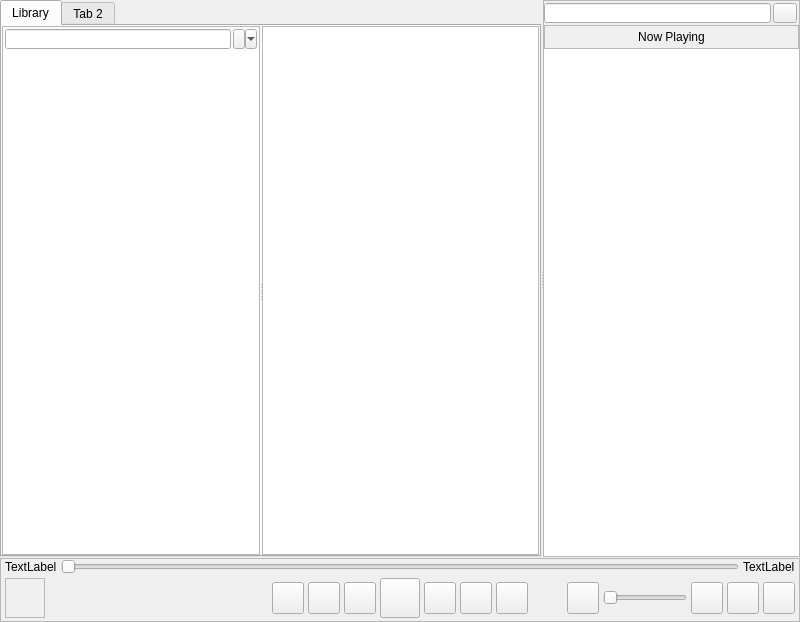
<?xml version="1.0" encoding="UTF-8"?>
<ui version="4.0">
 <class>MainWindow</class>
 <widget class="QMainWindow" name="MainWindow">
  <property name="geometry">
   <rect>
    <x>0</x>
    <y>0</y>
    <width>800</width>
    <height>622</height>
   </rect>
  </property>
  <property name="windowTitle">
   <string>Apollo</string>
  </property>
  <widget class="QWidget" name="MW_WDG_centeral_widget">
   <layout class="QGridLayout" name="gridLayout_6">
    <property name="leftMargin">
     <number>0</number>
    </property>
    <property name="topMargin">
     <number>0</number>
    </property>
    <property name="rightMargin">
     <number>0</number>
    </property>
    <property name="bottomMargin">
     <number>0</number>
    </property>
    <property name="spacing">
     <number>0</number>
    </property>
    <item row="0" column="0">
     <widget class="QSplitter" name="MW_VSP_mainsplitter">
      <property name="orientation">
       <enum>Qt::Vertical</enum>
      </property>
      <property name="handleWidth">
       <number>1</number>
      </property>
      <widget class="QSplitter" name="MW_HSP_subwindows">
       <property name="sizePolicy">
        <sizepolicy hsizetype="Expanding" vsizetype="Preferred">
         <horstretch>1</horstretch>
         <verstretch>0</verstretch>
        </sizepolicy>
       </property>
       <property name="orientation">
        <enum>Qt::Horizontal</enum>
       </property>
       <property name="handleWidth">
        <number>2</number>
       </property>
       <widget class="QTabWidget" name="SubW_TABWG_MainTab">
        <property name="sizePolicy">
         <sizepolicy hsizetype="Expanding" vsizetype="Expanding">
          <horstretch>1</horstretch>
          <verstretch>1</verstretch>
         </sizepolicy>
        </property>
        <property name="minimumSize">
         <size>
          <width>541</width>
          <height>535</height>
         </size>
        </property>
        <property name="currentIndex">
         <number>0</number>
        </property>
        <widget class="QWidget" name="LBT_WDG_main">
         <attribute name="title">
          <string>Library</string>
         </attribute>
         <layout class="QGridLayout" name="gridLayout_4">
          <property name="leftMargin">
           <number>0</number>
          </property>
          <property name="topMargin">
           <number>0</number>
          </property>
          <property name="rightMargin">
           <number>0</number>
          </property>
          <property name="bottomMargin">
           <number>0</number>
          </property>
          <property name="spacing">
           <number>0</number>
          </property>
          <item row="0" column="0">
           <widget class="QSplitter" name="LBT_HSP_main">
            <property name="orientation">
             <enum>Qt::Horizontal</enum>
            </property>
            <property name="handleWidth">
             <number>2</number>
            </property>
            <widget class="QFrame" name="LBT_FR_grouping">
             <property name="frameShape">
              <enum>QFrame::StyledPanel</enum>
             </property>
             <property name="frameShadow">
              <enum>QFrame::Raised</enum>
             </property>
             <layout class="QGridLayout" name="gridLayout">
              <property name="leftMargin">
               <number>0</number>
              </property>
              <property name="topMargin">
               <number>0</number>
              </property>
              <property name="rightMargin">
               <number>0</number>
              </property>
              <property name="bottomMargin">
               <number>0</number>
              </property>
              <property name="horizontalSpacing">
               <number>4</number>
              </property>
              <property name="verticalSpacing">
               <number>0</number>
              </property>
              <item row="0" column="0">
               <widget class="QFrame" name="LBT_FR_search_group">
                <property name="minimumSize">
                 <size>
                  <width>0</width>
                  <height>24</height>
                 </size>
                </property>
                <property name="maximumSize">
                 <size>
                  <width>16777215</width>
                  <height>24</height>
                 </size>
                </property>
                <layout class="QHBoxLayout" name="horizontalLayout_3">
                 <property name="spacing">
                  <number>2</number>
                 </property>
                 <property name="leftMargin">
                  <number>2</number>
                 </property>
                 <property name="topMargin">
                  <number>2</number>
                 </property>
                 <property name="rightMargin">
                  <number>2</number>
                 </property>
                 <property name="bottomMargin">
                  <number>2</number>
                 </property>
                 <item>
                  <widget class="QLineEdit" name="LBT_LEDT_search_group">
                   <property name="sizePolicy">
                    <sizepolicy hsizetype="Expanding" vsizetype="Preferred">
                     <horstretch>0</horstretch>
                     <verstretch>0</verstretch>
                    </sizepolicy>
                   </property>
                   <property name="minimumSize">
                    <size>
                     <width>0</width>
                     <height>0</height>
                    </size>
                   </property>
                   <property name="maximumSize">
                    <size>
                     <width>16777215</width>
                     <height>24</height>
                    </size>
                   </property>
                  </widget>
                 </item>
                 <item>
                  <widget class="QToolButton" name="LBT_TLB_search_group">
                   <property name="sizePolicy">
                    <sizepolicy hsizetype="Fixed" vsizetype="Preferred">
                     <horstretch>0</horstretch>
                     <verstretch>0</verstretch>
                    </sizepolicy>
                   </property>
                   <property name="minimumSize">
                    <size>
                     <width>0</width>
                     <height>0</height>
                    </size>
                   </property>
                   <property name="maximumSize">
                    <size>
                     <width>24</width>
                     <height>24</height>
                    </size>
                   </property>
                   <property name="text">
                    <string/>
                   </property>
                   <property name="popupMode">
                    <enum>QToolButton::MenuButtonPopup</enum>
                   </property>
                   <property name="toolButtonStyle">
                    <enum>Qt::ToolButtonTextUnderIcon</enum>
                   </property>
                  </widget>
                 </item>
                </layout>
               </widget>
              </item>
              <item row="1" column="0">
               <widget class="QListView" name="LBT_LSV_grouping">
                <property name="sizePolicy">
                 <sizepolicy hsizetype="Expanding" vsizetype="Expanding">
                  <horstretch>0</horstretch>
                  <verstretch>1</verstretch>
                 </sizepolicy>
                </property>
                <property name="minimumSize">
                 <size>
                  <width>256</width>
                  <height>480</height>
                 </size>
                </property>
                <property name="frameShape">
                 <enum>QFrame::NoFrame</enum>
                </property>
                <property name="editTriggers">
                 <set>QAbstractItemView::NoEditTriggers</set>
                </property>
                <property name="selectionMode">
                 <enum>QAbstractItemView::ExtendedSelection</enum>
                </property>
                <property name="uniformItemSizes">
                 <bool>true</bool>
                </property>
                <property name="selectionRectVisible">
                 <bool>false</bool>
                </property>
               </widget>
              </item>
             </layout>
            </widget>
            <widget class="QFrame" name="LBT_FR_maintable">
             <property name="sizePolicy">
              <sizepolicy hsizetype="Preferred" vsizetype="Preferred">
               <horstretch>1</horstretch>
               <verstretch>1</verstretch>
              </sizepolicy>
             </property>
             <property name="frameShape">
              <enum>QFrame::StyledPanel</enum>
             </property>
             <property name="frameShadow">
              <enum>QFrame::Raised</enum>
             </property>
             <layout class="QGridLayout" name="gridLayout_2">
              <property name="leftMargin">
               <number>0</number>
              </property>
              <property name="topMargin">
               <number>0</number>
              </property>
              <property name="rightMargin">
               <number>0</number>
              </property>
              <property name="bottomMargin">
               <number>0</number>
              </property>
              <property name="horizontalSpacing">
               <number>4</number>
              </property>
              <property name="verticalSpacing">
               <number>0</number>
              </property>
              <item row="0" column="0">
               <widget class="QTableView" name="LDT_TBV_maintable">
                <property name="minimumSize">
                 <size>
                  <width>273</width>
                  <height>504</height>
                 </size>
                </property>
                <property name="frameShape">
                 <enum>QFrame::NoFrame</enum>
                </property>
                <property name="editTriggers">
                 <set>QAbstractItemView::NoEditTriggers</set>
                </property>
                <property name="alternatingRowColors">
                 <bool>false</bool>
                </property>
                <property name="selectionBehavior">
                 <enum>QAbstractItemView::SelectRows</enum>
                </property>
                <property name="verticalScrollMode">
                 <enum>QAbstractItemView::ScrollPerItem</enum>
                </property>
                <property name="horizontalScrollMode">
                 <enum>QAbstractItemView::ScrollPerItem</enum>
                </property>
                <property name="showGrid">
                 <bool>false</bool>
                </property>
                <property name="sortingEnabled">
                 <bool>true</bool>
                </property>
                <property name="cornerButtonEnabled">
                 <bool>false</bool>
                </property>
                <attribute name="horizontalHeaderStretchLastSection">
                 <bool>true</bool>
                </attribute>
                <attribute name="verticalHeaderVisible">
                 <bool>false</bool>
                </attribute>
                <attribute name="verticalHeaderMinimumSectionSize">
                 <number>24</number>
                </attribute>
                <attribute name="verticalHeaderDefaultSectionSize">
                 <number>24</number>
                </attribute>
               </widget>
              </item>
             </layout>
            </widget>
           </widget>
          </item>
         </layout>
        </widget>
        <widget class="QWidget" name="tab_2">
         <attribute name="title">
          <string>Tab 2</string>
         </attribute>
        </widget>
       </widget>
       <widget class="QFrame" name="SubW_FR_queue">
        <property name="frameShape">
         <enum>QFrame::StyledPanel</enum>
        </property>
        <property name="frameShadow">
         <enum>QFrame::Raised</enum>
        </property>
        <layout class="QGridLayout" name="gridLayout_3">
         <property name="leftMargin">
          <number>0</number>
         </property>
         <property name="topMargin">
          <number>0</number>
         </property>
         <property name="rightMargin">
          <number>0</number>
         </property>
         <property name="bottomMargin">
          <number>0</number>
         </property>
         <property name="horizontalSpacing">
          <number>4</number>
         </property>
         <property name="verticalSpacing">
          <number>0</number>
         </property>
         <item row="5" column="0">
          <widget class="QListView" name="NPQ_LSV_mainqueue">
           <property name="sizePolicy">
            <sizepolicy hsizetype="Expanding" vsizetype="Expanding">
             <horstretch>0</horstretch>
             <verstretch>1</verstretch>
            </sizepolicy>
           </property>
           <property name="minimumSize">
            <size>
             <width>255</width>
             <height>485</height>
            </size>
           </property>
           <property name="frameShape">
            <enum>QFrame::NoFrame</enum>
           </property>
           <property name="editTriggers">
            <set>QAbstractItemView::NoEditTriggers</set>
           </property>
           <property name="selectionMode">
            <enum>QAbstractItemView::ExtendedSelection</enum>
           </property>
           <property name="uniformItemSizes">
            <bool>true</bool>
           </property>
           <property name="selectionRectVisible">
            <bool>false</bool>
           </property>
          </widget>
         </item>
         <item row="0" column="0">
          <widget class="QFrame" name="NPQ_FR_search">
           <property name="minimumSize">
            <size>
             <width>0</width>
             <height>24</height>
            </size>
           </property>
           <property name="maximumSize">
            <size>
             <width>16777215</width>
             <height>24</height>
            </size>
           </property>
           <layout class="QHBoxLayout" name="horizontalLayout">
            <property name="spacing">
             <number>2</number>
            </property>
            <property name="leftMargin">
             <number>0</number>
            </property>
            <property name="topMargin">
             <number>2</number>
            </property>
            <property name="rightMargin">
             <number>2</number>
            </property>
            <property name="bottomMargin">
             <number>2</number>
            </property>
            <item>
             <widget class="QLineEdit" name="NPQ_LEDT_search">
              <property name="sizePolicy">
               <sizepolicy hsizetype="Expanding" vsizetype="Preferred">
                <horstretch>0</horstretch>
                <verstretch>0</verstretch>
               </sizepolicy>
              </property>
              <property name="minimumSize">
               <size>
                <width>0</width>
                <height>0</height>
               </size>
              </property>
              <property name="maximumSize">
               <size>
                <width>16777215</width>
                <height>24</height>
               </size>
              </property>
             </widget>
            </item>
            <item>
             <widget class="QPushButton" name="NPQ_PSB_search">
              <property name="sizePolicy">
               <sizepolicy hsizetype="Fixed" vsizetype="Preferred">
                <horstretch>0</horstretch>
                <verstretch>0</verstretch>
               </sizepolicy>
              </property>
              <property name="minimumSize">
               <size>
                <width>0</width>
                <height>0</height>
               </size>
              </property>
              <property name="maximumSize">
               <size>
                <width>24</width>
                <height>24</height>
               </size>
              </property>
              <property name="text">
               <string/>
              </property>
             </widget>
            </item>
           </layout>
          </widget>
         </item>
         <item row="2" column="0">
          <widget class="QLabel" name="NPQ_HDLB_queue">
           <property name="minimumSize">
            <size>
             <width>0</width>
             <height>24</height>
            </size>
           </property>
           <property name="maximumSize">
            <size>
             <width>16777215</width>
             <height>24</height>
            </size>
           </property>
           <property name="frameShape">
            <enum>QFrame::StyledPanel</enum>
           </property>
           <property name="text">
            <string>Now Playing</string>
           </property>
           <property name="alignment">
            <set>Qt::AlignCenter</set>
           </property>
          </widget>
         </item>
        </layout>
       </widget>
      </widget>
      <widget class="QFrame" name="MW_FR_mainfooter">
       <property name="minimumSize">
        <size>
         <width>0</width>
         <height>64</height>
        </size>
       </property>
       <property name="maximumSize">
        <size>
         <width>16777215</width>
         <height>64</height>
        </size>
       </property>
       <property name="frameShape">
        <enum>QFrame::StyledPanel</enum>
       </property>
       <property name="frameShadow">
        <enum>QFrame::Raised</enum>
       </property>
       <layout class="QVBoxLayout" name="verticalLayout">
        <property name="spacing">
         <number>0</number>
        </property>
        <property name="leftMargin">
         <number>0</number>
        </property>
        <property name="topMargin">
         <number>0</number>
        </property>
        <property name="rightMargin">
         <number>0</number>
        </property>
        <property name="bottomMargin">
         <number>0</number>
        </property>
        <item>
         <widget class="QFrame" name="footer_FR_seekbar">
          <property name="minimumSize">
           <size>
            <width>0</width>
            <height>16</height>
           </size>
          </property>
          <property name="maximumSize">
           <size>
            <width>16777215</width>
            <height>16</height>
           </size>
          </property>
          <layout class="QGridLayout" name="gridLayout_7">
           <property name="leftMargin">
            <number>4</number>
           </property>
           <property name="topMargin">
            <number>0</number>
           </property>
           <property name="rightMargin">
            <number>4</number>
           </property>
           <property name="bottomMargin">
            <number>0</number>
           </property>
           <property name="horizontalSpacing">
            <number>4</number>
           </property>
           <property name="verticalSpacing">
            <number>0</number>
           </property>
           <item row="0" column="2">
            <widget class="QLabel" name="footer_LAB_seekbar_right">
             <property name="text">
              <string>TextLabel</string>
             </property>
            </widget>
           </item>
           <item row="0" column="0">
            <widget class="QLabel" name="footer_LAB_seekbar_left">
             <property name="text">
              <string>TextLabel</string>
             </property>
            </widget>
           </item>
           <item row="0" column="1">
            <widget class="QSlider" name="footer_HSLD_seekbar">
             <property name="minimumSize">
              <size>
               <width>0</width>
               <height>16</height>
              </size>
             </property>
             <property name="orientation">
              <enum>Qt::Horizontal</enum>
             </property>
            </widget>
           </item>
          </layout>
         </widget>
        </item>
        <item>
         <widget class="QFrame" name="footer_FR_bottom">
          <property name="minimumSize">
           <size>
            <width>0</width>
            <height>16</height>
           </size>
          </property>
          <property name="maximumSize">
           <size>
            <width>16777215</width>
            <height>16777215</height>
           </size>
          </property>
          <layout class="QHBoxLayout" name="horizontalLayout_2">
           <property name="spacing">
            <number>0</number>
           </property>
           <property name="leftMargin">
            <number>0</number>
           </property>
           <property name="topMargin">
            <number>0</number>
           </property>
           <property name="rightMargin">
            <number>0</number>
           </property>
           <property name="bottomMargin">
            <number>0</number>
           </property>
           <item>
            <widget class="QFrame" name="footer_FR_label">
             <property name="minimumSize">
              <size>
               <width>236</width>
               <height>0</height>
              </size>
             </property>
             <property name="frameShape">
              <enum>QFrame::NoFrame</enum>
             </property>
             <layout class="QGridLayout" name="gridLayout_11">
              <property name="leftMargin">
               <number>4</number>
              </property>
              <property name="topMargin">
               <number>0</number>
              </property>
              <property name="rightMargin">
               <number>0</number>
              </property>
              <property name="bottomMargin">
               <number>0</number>
              </property>
              <property name="spacing">
               <number>0</number>
              </property>
              <item row="0" column="0">
               <widget class="QLabel" name="footer_PIXLB_cover">
                <property name="minimumSize">
                 <size>
                  <width>40</width>
                  <height>40</height>
                 </size>
                </property>
                <property name="maximumSize">
                 <size>
                  <width>40</width>
                  <height>40</height>
                 </size>
                </property>
                <property name="frameShape">
                 <enum>QFrame::StyledPanel</enum>
                </property>
                <property name="text">
                 <string/>
                </property>
               </widget>
              </item>
              <item row="0" column="1">
               <spacer name="horizontalSpacer_8">
                <property name="orientation">
                 <enum>Qt::Horizontal</enum>
                </property>
                <property name="sizeHint" stdset="0">
                 <size>
                  <width>40</width>
                  <height>20</height>
                 </size>
                </property>
               </spacer>
              </item>
             </layout>
            </widget>
           </item>
           <item>
            <widget class="QFrame" name="footer_FR_playback">
             <property name="sizePolicy">
              <sizepolicy hsizetype="Preferred" vsizetype="Preferred">
               <horstretch>1</horstretch>
               <verstretch>0</verstretch>
              </sizepolicy>
             </property>
             <property name="frameShape">
              <enum>QFrame::NoFrame</enum>
             </property>
             <layout class="QGridLayout" name="gridLayout_5">
              <property name="leftMargin">
               <number>0</number>
              </property>
              <property name="topMargin">
               <number>0</number>
              </property>
              <property name="rightMargin">
               <number>0</number>
              </property>
              <property name="bottomMargin">
               <number>0</number>
              </property>
              <property name="spacing">
               <number>4</number>
              </property>
              <item row="0" column="2">
               <widget class="QPushButton" name="footer_PSB_seekb">
                <property name="minimumSize">
                 <size>
                  <width>32</width>
                  <height>32</height>
                 </size>
                </property>
                <property name="maximumSize">
                 <size>
                  <width>32</width>
                  <height>32</height>
                 </size>
                </property>
                <property name="sizeIncrement">
                 <size>
                  <width>0</width>
                  <height>0</height>
                 </size>
                </property>
                <property name="text">
                 <string/>
                </property>
               </widget>
              </item>
              <item row="0" column="1">
               <widget class="QPushButton" name="footer_PSB_prev">
                <property name="minimumSize">
                 <size>
                  <width>32</width>
                  <height>32</height>
                 </size>
                </property>
                <property name="maximumSize">
                 <size>
                  <width>32</width>
                  <height>32</height>
                 </size>
                </property>
                <property name="sizeIncrement">
                 <size>
                  <width>0</width>
                  <height>0</height>
                 </size>
                </property>
                <property name="text">
                 <string/>
                </property>
               </widget>
              </item>
              <item row="0" column="7">
               <widget class="QPushButton" name="footer_PSB_next">
                <property name="minimumSize">
                 <size>
                  <width>32</width>
                  <height>32</height>
                 </size>
                </property>
                <property name="maximumSize">
                 <size>
                  <width>32</width>
                  <height>32</height>
                 </size>
                </property>
                <property name="sizeIncrement">
                 <size>
                  <width>0</width>
                  <height>0</height>
                 </size>
                </property>
                <property name="text">
                 <string/>
                </property>
               </widget>
              </item>
              <item row="0" column="3">
               <widget class="QPushButton" name="footer_PSB_stop">
                <property name="minimumSize">
                 <size>
                  <width>32</width>
                  <height>32</height>
                 </size>
                </property>
                <property name="maximumSize">
                 <size>
                  <width>32</width>
                  <height>32</height>
                 </size>
                </property>
                <property name="sizeIncrement">
                 <size>
                  <width>0</width>
                  <height>0</height>
                 </size>
                </property>
                <property name="text">
                 <string/>
                </property>
               </widget>
              </item>
              <item row="0" column="4">
               <widget class="QPushButton" name="footer_PSB_play">
                <property name="minimumSize">
                 <size>
                  <width>40</width>
                  <height>40</height>
                 </size>
                </property>
                <property name="maximumSize">
                 <size>
                  <width>40</width>
                  <height>40</height>
                 </size>
                </property>
                <property name="sizeIncrement">
                 <size>
                  <width>0</width>
                  <height>0</height>
                 </size>
                </property>
                <property name="text">
                 <string/>
                </property>
               </widget>
              </item>
              <item row="0" column="5">
               <widget class="QPushButton" name="footer_PSB_pause">
                <property name="minimumSize">
                 <size>
                  <width>32</width>
                  <height>32</height>
                 </size>
                </property>
                <property name="maximumSize">
                 <size>
                  <width>32</width>
                  <height>32</height>
                 </size>
                </property>
                <property name="sizeIncrement">
                 <size>
                  <width>0</width>
                  <height>0</height>
                 </size>
                </property>
                <property name="text">
                 <string/>
                </property>
               </widget>
              </item>
              <item row="0" column="6">
               <widget class="QPushButton" name="footer_PSB_seekf">
                <property name="minimumSize">
                 <size>
                  <width>32</width>
                  <height>32</height>
                 </size>
                </property>
                <property name="maximumSize">
                 <size>
                  <width>32</width>
                  <height>32</height>
                 </size>
                </property>
                <property name="sizeIncrement">
                 <size>
                  <width>0</width>
                  <height>0</height>
                 </size>
                </property>
                <property name="text">
                 <string/>
                </property>
               </widget>
              </item>
              <item row="0" column="0">
               <spacer name="horizontalSpacer_6">
                <property name="orientation">
                 <enum>Qt::Horizontal</enum>
                </property>
                <property name="sizeHint" stdset="0">
                 <size>
                  <width>40</width>
                  <height>20</height>
                 </size>
                </property>
               </spacer>
              </item>
              <item row="0" column="8">
               <spacer name="horizontalSpacer_7">
                <property name="orientation">
                 <enum>Qt::Horizontal</enum>
                </property>
                <property name="sizeHint" stdset="0">
                 <size>
                  <width>40</width>
                  <height>20</height>
                 </size>
                </property>
               </spacer>
              </item>
             </layout>
            </widget>
           </item>
           <item>
            <widget class="QFrame" name="footer_FR_volume">
             <property name="frameShape">
              <enum>QFrame::NoFrame</enum>
             </property>
             <layout class="QGridLayout" name="gridLayout_10">
              <property name="leftMargin">
               <number>4</number>
              </property>
              <property name="topMargin">
               <number>4</number>
              </property>
              <property name="rightMargin">
               <number>4</number>
              </property>
              <property name="bottomMargin">
               <number>4</number>
              </property>
              <property name="spacing">
               <number>4</number>
              </property>
              <item row="0" column="5">
               <widget class="QPushButton" name="footer_PSB_repeat">
                <property name="minimumSize">
                 <size>
                  <width>32</width>
                  <height>32</height>
                 </size>
                </property>
                <property name="maximumSize">
                 <size>
                  <width>32</width>
                  <height>32</height>
                 </size>
                </property>
                <property name="sizeIncrement">
                 <size>
                  <width>0</width>
                  <height>0</height>
                 </size>
                </property>
                <property name="text">
                 <string/>
                </property>
               </widget>
              </item>
              <item row="0" column="1">
               <widget class="QPushButton" name="footer_PSB_volume">
                <property name="minimumSize">
                 <size>
                  <width>32</width>
                  <height>32</height>
                 </size>
                </property>
                <property name="maximumSize">
                 <size>
                  <width>32</width>
                  <height>32</height>
                 </size>
                </property>
                <property name="sizeIncrement">
                 <size>
                  <width>0</width>
                  <height>0</height>
                 </size>
                </property>
                <property name="text">
                 <string/>
                </property>
               </widget>
              </item>
              <item row="0" column="6">
               <widget class="QPushButton" name="pushButton_20">
                <property name="minimumSize">
                 <size>
                  <width>32</width>
                  <height>32</height>
                 </size>
                </property>
                <property name="maximumSize">
                 <size>
                  <width>32</width>
                  <height>32</height>
                 </size>
                </property>
                <property name="sizeIncrement">
                 <size>
                  <width>0</width>
                  <height>0</height>
                 </size>
                </property>
                <property name="text">
                 <string/>
                </property>
               </widget>
              </item>
              <item row="0" column="4">
               <widget class="QPushButton" name="footer_PSB_audio_control">
                <property name="minimumSize">
                 <size>
                  <width>32</width>
                  <height>32</height>
                 </size>
                </property>
                <property name="maximumSize">
                 <size>
                  <width>32</width>
                  <height>32</height>
                 </size>
                </property>
                <property name="sizeIncrement">
                 <size>
                  <width>0</width>
                  <height>0</height>
                 </size>
                </property>
                <property name="text">
                 <string/>
                </property>
               </widget>
              </item>
              <item row="0" column="3">
               <widget class="QSlider" name="footer_HSLD_volume">
                <property name="minimumSize">
                 <size>
                  <width>0</width>
                  <height>24</height>
                 </size>
                </property>
                <property name="orientation">
                 <enum>Qt::Horizontal</enum>
                </property>
               </widget>
              </item>
             </layout>
            </widget>
           </item>
          </layout>
         </widget>
        </item>
       </layout>
      </widget>
     </widget>
    </item>
   </layout>
  </widget>
  <widget class="QMenuBar" name="menubar">
   <property name="geometry">
    <rect>
     <x>0</x>
     <y>0</y>
     <width>800</width>
     <height>22</height>
    </rect>
   </property>
  </widget>
 </widget>
 <resources/>
 <connections/>
</ui>
